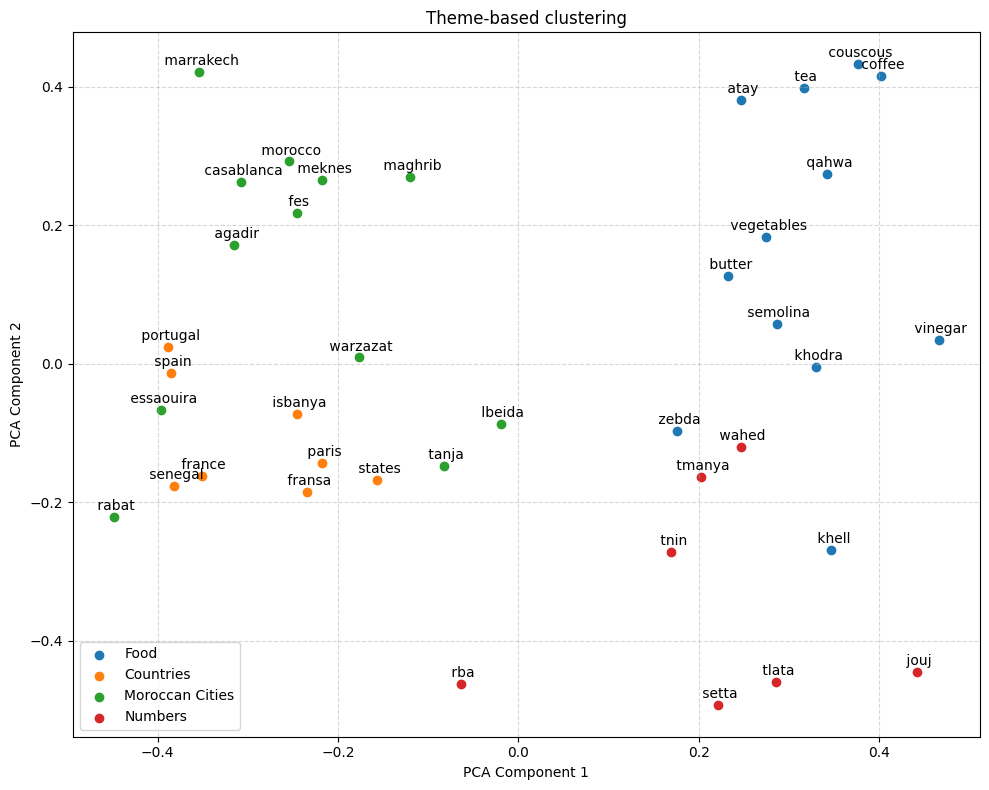

Source code (Python):
import torch
import matplotlib.pyplot as plt
from sklearn.decomposition import PCA
from transformers import AutoTokenizer

tokenizer = AutoTokenizer.from_pretrained("tokenizers/shared-tokenizer")

import json
from src.utils.modules import Transformer
with open(f"models/model.json") as f:
    config = json.load(f)
model = Transformer(config)
checkpoint = torch.load("models/model.pth", map_location="cpu")
model.load_state_dict(checkpoint["model"])
model.eval()

embeddings = model.shared_embeddings.token_embeddings.weight

import numpy as np
def compute_pca(embedding_matrix):
    """Reduce embedding matrix to 2D using PCA."""
    pca = PCA(n_components=2)
    return pca.fit_transform(embedding_matrix)

def plot_tokens_pca(token_groups, categories, title="Theme-based clustering"):
    """
    Plot tokens in 2D space using PCA on their embeddings.
    All tokens are projected together, but colored by their group.

    Args:
        token_groups (list of lists): List of token lists to visualize.
        title (str): Title for the plot.
    """
    # Collect all tokens and their group indices
    all_tokens = []
    all_group_indices = []
    for group_idx, tokens in enumerate(token_groups):
        for token in tokens:
            all_tokens.append(token)
            all_group_indices.append(group_idx)

    # Tokenize and get indices for all tokens
    token_indices = []
    for token in all_tokens:
        encoded = tokenizer.encode(token, add_special_tokens=False)
        if not encoded:
            print(f"Warning: Token '{token}' not found in vocabulary.")
            continue
        token_indices.append(encoded[0])

    if not token_indices:
        print("No valid tokens to plot.")
        return

    # Get embeddings for all tokens
    vecs = embeddings[token_indices].clone().detach().numpy()

    # Compute PCA on all embeddings together
    reduced = compute_pca(vecs)

    # Assign colors to each group
    unique_groups = np.unique(all_group_indices)

    # Plot
    plt.figure(figsize=(10, 8))
    for group_idx in unique_groups:
        mask = np.array(all_group_indices) == group_idx
        plt.scatter(
            reduced[mask, 0],
            reduced[mask, 1],
            label=f"{categories[group_idx]}"
        )
        # Annotate tokens for this group
        for i, token in enumerate(all_tokens):
            if all_group_indices[i] == group_idx:
                plt.annotate(
                    token,
                    (reduced[i, 0], reduced[i, 1]),
                    textcoords="offset points",
                    xytext=(0, 5),
                    ha="center"
                )

    # Add labels, title, and legend
    plt.xlabel("PCA Component 1")
    plt.ylabel("PCA Component 2")
    plt.title(title)
    plt.grid(True, linestyle="--", alpha=0.5)
    plt.legend()
    plt.tight_layout()
    plt.show()

    
france = [" fransa", " france"]
spain = [" spain", " isbanya"]
morocco_ = [" morocco", " maghrib"]
category_names = ["France", "Spain", "Morocco"]
plot_tokens_pca([france, spain, morocco_], category_names, title="Same country, different language")

food = [" zebda", " butter", " qahwa", " coffee", " atay", " tea", " khell", " vinegar", " khodra", " vegetables", " semolina", " couscous"]
countries = [" fransa", " isbanya", " france", " spain", " portugal", " paris", " states", " senegal"]
morocco = [" maghrib", " morocco", " tanja", " lbeida", " marrakech", " essaouira", " rabat", " warzazat", " casablanca", " fes", " meknes", " agadir"]
numbers = [" wahed", " jouj", " tlata", " rba", " setta", " tnin", " tmanya"]
all = [food, countries, morocco, numbers]
category_names = ["Food", "Countries", "Moroccan Cities", "Numbers"]

plot_tokens_pca(all, category_names)
